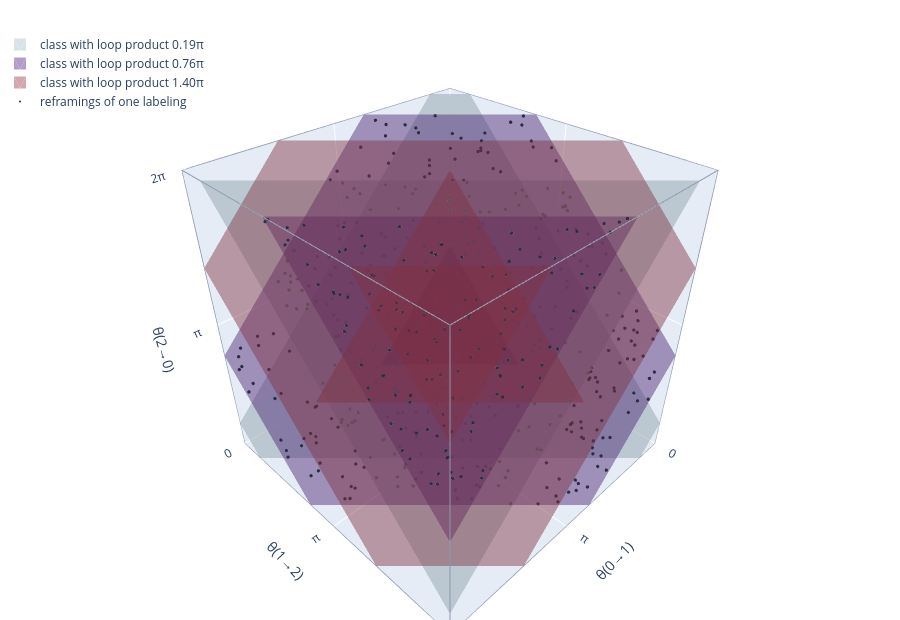

Notebook cell for this chart:
### Code cell
edges = [(a, b) for a, b in itertools.combinations(itertools.product([0, TAU], repeat=3), 2)
         if sum(x != y for x, y in zip(a, b)) == 1]
for a, b in edges:                                          # wireframe of the cube
    traces.append(go.Scatter3d(x=[a[0], b[0]], y=[a[1], b[1]], z=[a[2], b[2]], mode="lines",
                               line=dict(color="#8d99ae", width=2), showlegend=False, hoverinfo="skip"))
ax = dict(range=[0, TAU], tickvals=[0, np.pi, TAU], ticktext=["0", "π", "2π"])
fig = go.Figure(traces)
fig.update_layout(height=620, margin=dict(l=0, r=0, t=30, b=0), legend=dict(x=0, y=1),
                  scene=dict(xaxis=dict(title="θ(0→1)", **ax), yaxis=dict(title="θ(1→2)", **ax),
                             zaxis=dict(title="θ(2→0)", **ax), aspectmode="cube"))
fig.show()

### Figure 1 — Plotly figure (JSON) as saved in the notebook; plotly's stock layout.template omitted (floating-point values rounded to 4 significant figures; data arrays with more than 128 entries replaced by an {"elided": "..."} marker saying what was removed)
{"data": [{"color": "rgb(170,194,204)", "flatshading": true, "i": [0], "j": [1], "k": [2], "name": "class with loop product 0.19π", "opacity": 0.45, "showlegend": true, "type": "mesh3d", "x": [0.0, 0.6, 0.0], "y": [0.0, 0.0, 0.6], "z": [0.6, 0.0, 0.0]}, {"color": "rgb(170,194,204)", "flatshading": true, "i": [0, 0, 0, 0], "j": [1, 2, 3, 4], "k": [2, 3, 4, 5], "name": "class with loop product 0.19π", "opacity": 0.45, "showlegend": false, "type": "mesh3d", "x": [0.0, 0.6, 6.283, 6.283, 0.6, 0.0], "y": [0.6, 0.0, 0.0, 0.6, 6.283, 6.283], "z": [6.283, 6.283, 0.6, 0.0, 0.0, 0.6]}, {"color": "rgb(170,194,204)", "flatshading": true, "i": [0], "j": [1], "k": [2], "name": "class with loop product 0.19π", "opacity": 0.45, "showlegend": false, "type": "mesh3d", "x": [0.6, 6.283, 6.283], "y": [6.283, 0.6, 6.283], "z": [6.283, 6.283, 0.6]}, {"color": "rgb(88,39,139)", "flatshading": true, "i": [0], "j": [1], "k": [2], "name": "class with loop product 0.76π", "opacity": 0.45, "showlegend": true, "type": "mesh3d", "x": [0.0, 2.4, 0.0], "y": [0.0, 0.0, 2.4], "z": [2.4, 0.0, 0.0]}, {"color": "rgb(88,39,139)", "flatshading": true, "i": [0, 0, 0, 0], "j": [1, 2, 3, 4], "k": [2, 3, 4, 5], "name": "class with loop product 0.76π", "opacity": 0.45, "showlegend": false, "type": "mesh3d", "x": [0.0, 2.4, 6.283, 6.283, 2.4, 0.0], "y": [2.4, 0.0, 0.0, 2.4, 6.283, 6.283], "z": [6.283, 6.283, 2.4, 0.0, 0.0, 2.4]}, {"color": "rgb(88,39,139)", "flatshading": true, "i": [0], "j": [1], "k": [2], "name": "class with loop product 0.76π", "opacity": 0.45, "showlegend": false, "type": "mesh3d", "x": [2.4, 6.283, 6.283], "y": [6.283, 2.4, 6.283], "z": [6.283, 6.283, 2.4]}, {"color": "rgb(159,60,80)", "flatshading": true, "i": [0], "j": [1], "k": [2], "name": "class with loop product 1.40π", "opacity": 0.45, "showlegend": true, "type": "mesh3d", "x": [0.0, 4.4, 0.0], "y": [0.0, 0.0, 4.4], "z": [4.4, 0.0, 0.0]}, {"color": "rgb(159,60,80)", "flatshading": true, "i": [0, 0, 0, 0], "j": [1, 2, 3, 4], "k": [2, 3, 4, 5], "name": "class with loop product 1.40π", "opacity": 0.45, "showlegend": false, "type": "mesh3d", "x": [0.0, 0.0, 4.4, 6.283, 6.283, 4.4], "y": [6.283, 4.4, 0.0, 0.0, 4.4, 6.283], "z": [4.4, 6.283, 6.283, 4.4, 0.0, 0.0]}, {"color": "rgb(159,60,80)", "flatshading": true, "i": [0], "j": [1], "k": [2], "name": "class with loop product 1.40π", "opacity": 0.45, "showlegend": false, "type": "mesh3d", "x": [4.4, 6.283, 6.283], "y": [6.283, 4.4, 6.283], "z": [6.283, 6.283, 4.4]}, {"marker": {"color": "#2b2d42", "size": 2}, "mode": "markers", "name": "reframings of one labeling", "type": "scatter3d", "x": {"elided": "600 float values"}, "y": {"elided": "600 float values"}, "z": {"elided": "600 float values"}}, {"hoverinfo": "skip", "line": {"color": "#8d99ae", "width": 2}, "mode": "lines", "showlegend": false, "type": "scatter3d", "x": [0, 0], "y": [0, 0], "z": [0, 6.283]}, {"hoverinfo": "skip", "line": {"color": "#8d99ae", "width": 2}, "mode": "lines", "showlegend": false, "type": "scatter3d", "x": [0, 0], "y": [0, 6.283], "z": [0, 0]}, {"hoverinfo": "skip", "line": {"color": "#8d99ae", "width": 2}, "mode": "lines", "showlegend": false, "type": "scatter3d", "x": [0, 6.283], "y": [0, 0], "z": [0, 0]}, {"hoverinfo": "skip", "line": {"color": "#8d99ae", "width": 2}, "mode": "lines", "showlegend": false, "type": "scatter3d", "x": [0, 0], "y": [0, 6.283], "z": [6.283, 6.283]}, {"hoverinfo": "skip", "line": {"color": "#8d99ae", "width": 2}, "mode": "lines", "showlegend": false, "type": "scatter3d", "x": [0, 6.283], "y": [0, 0], "z": [6.283, 6.283]}, {"hoverinfo": "skip", "line": {"color": "#8d99ae", "width": 2}, "mode": "lines", "showlegend": false, "type": "scatter3d", "x": [0, 0], "y": [6.283, 6.283], "z": [0, 6.283]}, {"hoverinfo": "skip", "line": {"color": "#8d99ae", "width": 2}, "mode": "lines", "showlegend": false, "type": "scatter3d", "x": [0, 6.283], "y": [6.283, 6.283], "z": [0, 0]}, {"hoverinfo": "skip", "line": {"color": "#8d99ae", "width": 2}, "mode": "lines", "showlegend": false, "type": "scatter3d", "x": [0, 6.283], "y": [6.283, 6.283], "z": [6.283, 6.283]}, {"hoverinfo": "skip", "line": {"color": "#8d99ae", "width": 2}, "mode": "lines", "showlegend": false, "type": "scatter3d", "x": [6.283, 6.283], "y": [0, 0], "z": [0, 6.283]}, {"hoverinfo": "skip", "line": {"color": "#8d99ae", "width": 2}, "mode": "lines", "showlegend": false, "type": "scatter3d", "x": [6.283, 6.283], "y": [0, 6.283], "z": [0, 0]}, {"hoverinfo": "skip", "line": {"color": "#8d99ae", "width": 2}, "mode": "lines", "showlegend": false, "type": "scatter3d", "x": [6.283, 6.283], "y": [0, 6.283], "z": [6.283, 6.283]}, {"hoverinfo": "skip", "line": {"color": "#8d99ae", "width": 2}, "mode": "lines", "showlegend": false, "type": "scatter3d", "x": [6.283, 6.283], "y": [6.283, 6.283], "z": [0, 6.283]}], "layout": {"height": 620, "legend": {"x": 0, "y": 1}, "margin": {"b": 0, "l": 0, "r": 0, "t": 30}, "scene": {"aspectmode": "cube", "xaxis": {"range": [0, 6.283], "ticktext": ["0", "π", "2π"], "tickvals": [0, 3.142, 6.283], "title": {"text": "θ(0→1)"}}, "yaxis": {"range": [0, 6.283], "ticktext": ["0", "π", "2π"], "tickvals": [0, 3.142, 6.283], "title": {"text": "θ(1→2)"}}, "zaxis": {"range": [0, 6.283], "ticktext": ["0", "π", "2π"], "tickvals": [0, 3.142, 6.283], "title": {"text": "θ(2→0)"}}}}}
